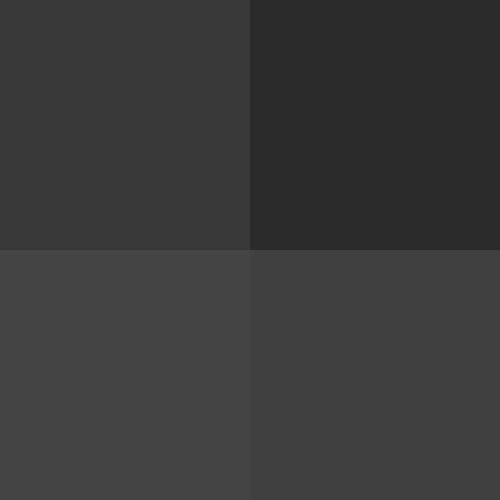
Frame 1 (no input)
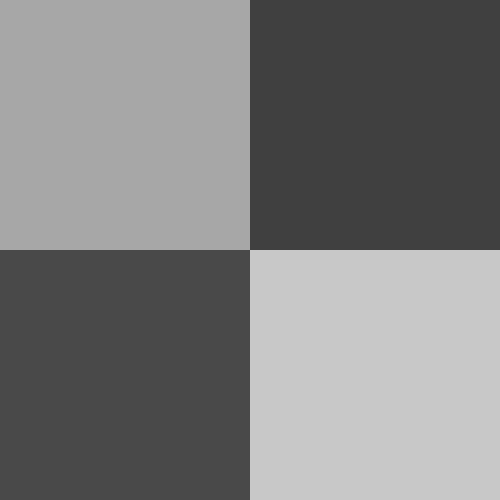
Frame 60 (the mouse pressed at the canvas centre just before this capture)
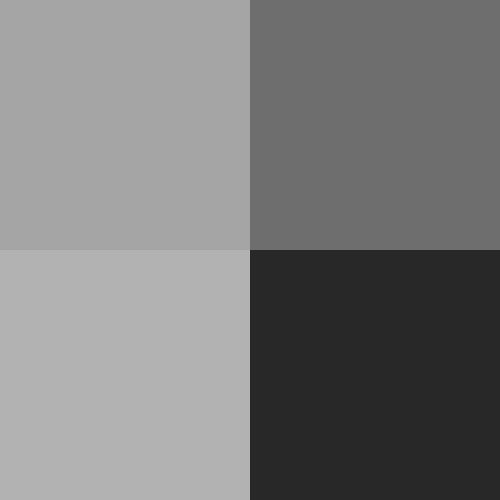
Frame 120 (the mouse held since frame 60 and released just before this capture)

The Processing sketch that drew these frames (run headless with seeded random() and noise(); from frame 60 on, the mouse is pressed at the canvas centre):

// Processing sketch: processing_117713
// ── processing_117713.pde

void setup() {
  size(500,500);
  background(0);
}
void draw() {
  noStroke();
  fill(random(255),random(255));
  rect(250,0,250,250);
  fill(random(255),random(255));
  rect(0,0,250,250);
  fill(random(255),random(255));
  rect(0,250,250,250);
  fill(random(255),random(255));
  rect(250,250,250,250);
  frameRate(5);
}
